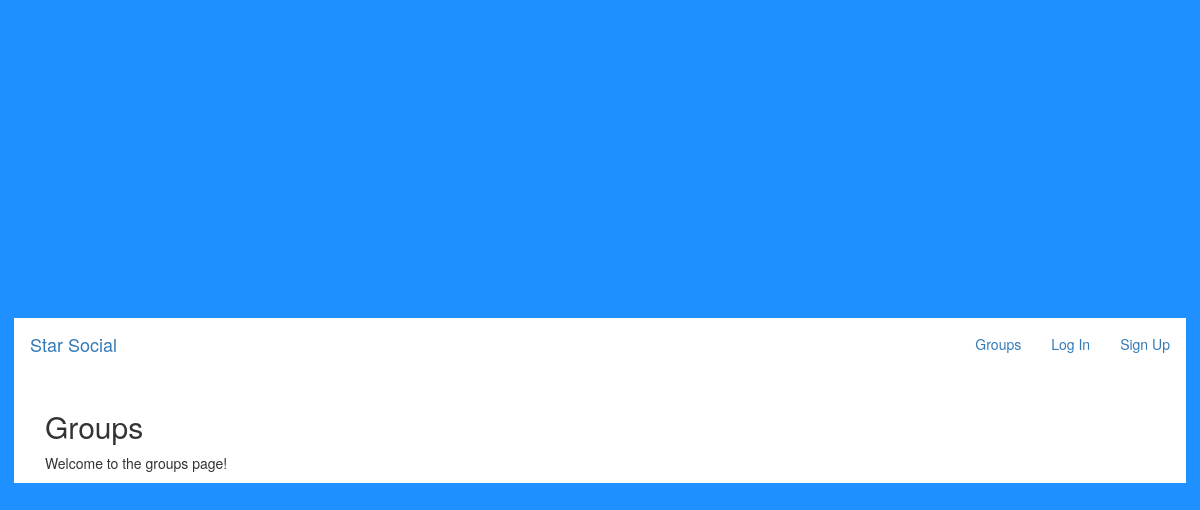
Before: /groups/ with the older database file.
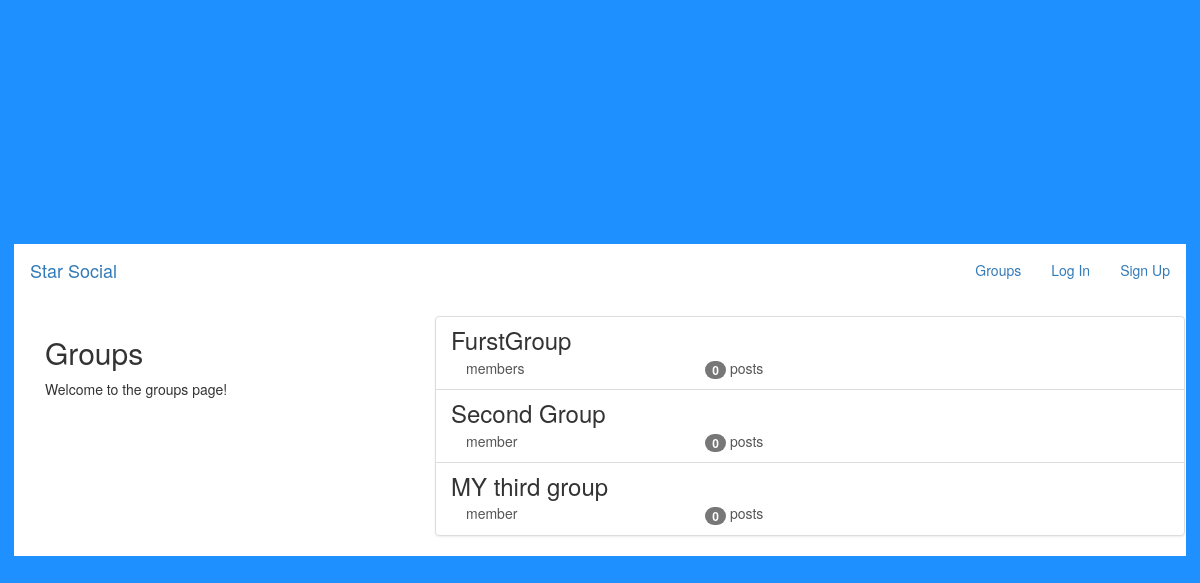
After: the same page with the newer database file.
### groups/models.py (models this page shows, shortened)
class Group(models.Model):
    name = models.CharField(max_length=255,unique=True)
    slug = models.SlugField(allow_unicode=True,unique=True)
    description = models.TextField(blank=True,default='')
    description_html = models.TextField(editable=False,default='',blank=True)
    members = models.ManyToManyField(User,through='GroupMember')

### groups/views.py (the view)
# urls.py: path('', views.ListGroups.as_view(), name="all"),
class ListGroups(generic.ListView):
    model = Group

### groups/templates/groups/group_list.html (shortened to what this page needs)
<!DOCTYPE html>
{% extends "groups/group_base.html" %}
{% block pregroup %}
    <div class="col-md-4">
        <div class="content">
            <h2>Groups</h2>
            <p>Welcome to the groups page!</p>
        </div>
    </div>
{% endblock %}
{% block group_content %}
    <div class="col-md-8">
        <div class="list-group">
            {% for group in object_list %}
                <a class="list-group-item" href="{% url 'groups:single' slug=group.slug %}">
                    <h3 class="title list-group-item-heading">{{group.name}}</h3>
                    <div class="list-group-item-text container-fluid">
                        <div class="row">
                            <div class="col-md-4">
                                member{{group.members.count|pluralize}}
                            </div>
                            <div class="col-md-4">
                                <span class="badge">{{group.posts.count}}</span>
                                post{{group.posts.count|pluralize}}
                            </div>
                        </div>
                    </div>
                </a>
            {% endfor %}
        </div>
    </div>
{% endblock %}

### groups/templates/groups/group_base.html (shortened to what this page needs)
<!DOCTYPE html>
{% extends "base.html" %}
{% block content %}
<div class="container">
    <div class="row">
        {% block pregroup %} {% endblock %}
        {% block group_content %} {% endblock %}
    </div>
</div>
{% endblock %}

### templates/base.html (shortened to what this page needs)
<!DOCTYPE html>
{% load static %}
<html lang="en">
<head>
    <link rel="stylesheet" href="https://maxcdn.bootstrapcdn.com/bootstrap/3.4.1/css/bootstrap.min.css">
    <link rel="stylesheet" href="https://maxcdn.bootstrapcdn.com/bootstrap/3.3.7/css/bootstrap-theme.min.css">
    <link rel="stylesheet" href="{% static "simplesocial/css/master.css" %}">
</head>
<body>
    <nav class="navbar mynav" role="navigation" id="navbar">
        <div class="container">
            <a class="navbar-brand mynav" href="{% url 'home' %}">Star Social</a>
            <ul class="nav navbar-nav navbar-right">
                {% if user.is_authenticated %}
                    <li><a href="{% url 'posts:create' %}">Post</a></li>
                    <li><a href="{% url 'groups:all' %}">Groups</a></li>
                    <li><a href="{% url 'groups:create' %}">Create Group</a></li>
                    <li>
                        <form action="{% url 'accounts:logout' %}" method="POST">
                            {% csrf_token %}
                            <button type="submit">Logout</button>
                        </form>
                    </li>
                {% else %}
                    <li><a href="{% url 'groups:all' %}">Groups</a></li>
                    <li><a href="{% url 'accounts:login' %}">Log In</a></li>
                    <li><a href="{% url 'accounts:signup' %}">Sign Up</a></li>
                {% endif %}
            </ul>
        </div>
    </nav>
    <div class="container mycontent">
        {% block content %}
        {% endblock %}
    </div>
</body>
</html>

### static/simplesocial/css/master.css (style rules this page uses)
:root { --bubbles: url('https://contentservice.mc.reyrey.net/image_v1.0.0/?id=fd9933b3-b13a-51d7-bd23-72e3cce8d659&637975576050571648'); }
html { display: grid; place-items: center; min-height: 100vh; background: url('https://contentservice.mc.reyrey.net/image_v1.0.0/?id=80ff633d-8eaa-5f01-95bd-081b34086bb7&637975571952246836'), dodgerblue; background-size: auto auto; background-position: 50% 100%; background-repeat: no-repeat; background-attachment: fixed; FONT-FAMILY: SYSTEM-UI; }
body { margin: 0; padding: 0; }

Changed rows visible on the page:
added Group: name "FurstGroup", posts.count "0"
added Group: name "Second Group", posts.count "0"
added Group: name "MY third group", posts.count "0"
